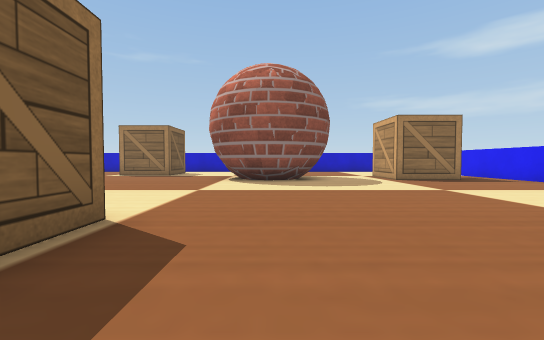
view 1 (above)

19 first-person views from a walk through a robot-simulator world made for Webots. The camera is 0.03 m above the floor, tilts 2° down and sees 90° across. The floor is counted in squares, 0.05 m on a side. Each view is taken from the middle of a square. On the plan, view 1 faces up. The plan holds only what a view shows up to about 9 squares ahead; the rest is blank. The robots in the file are not drawn. Simple shapes and patterns stand in for the simulator's stock objects.

view 2
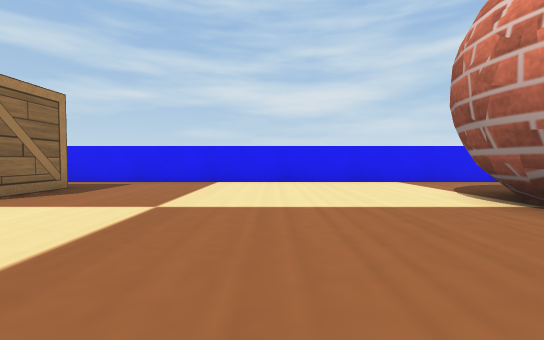

view 3
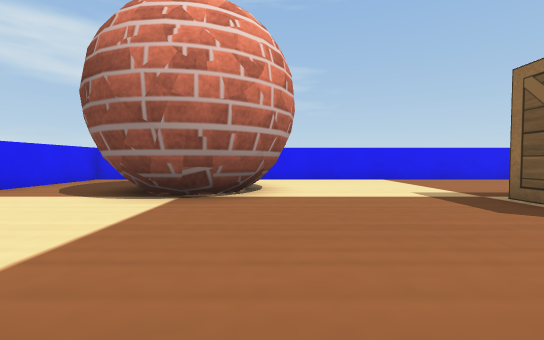

view 4
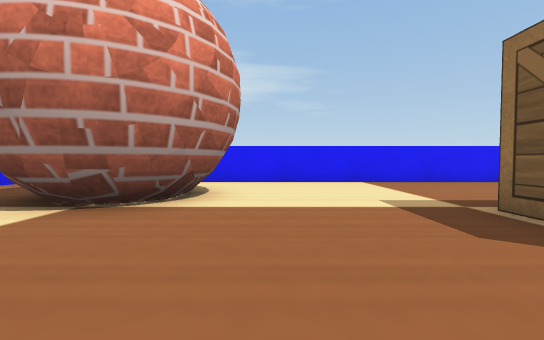

view 5
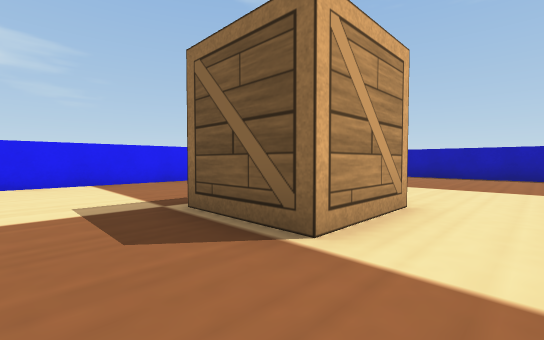

view 6
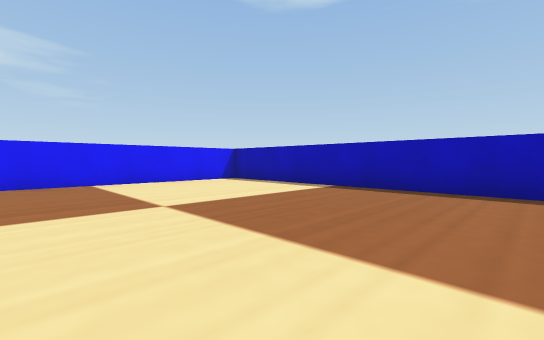

view 7
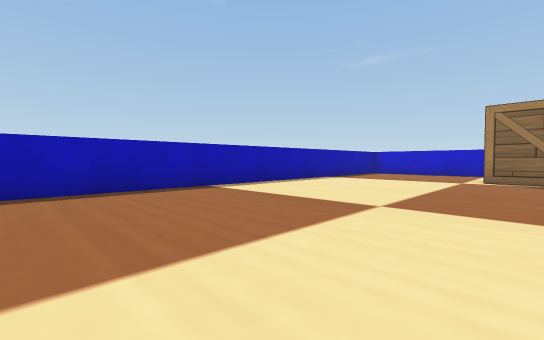

view 8
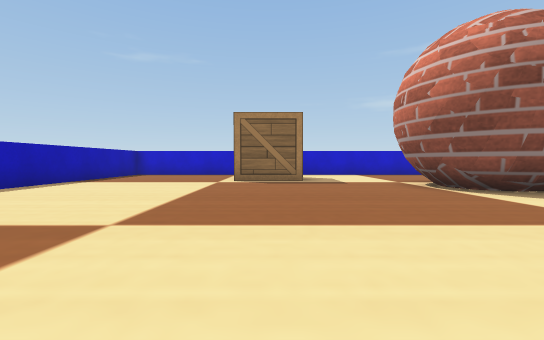

view 9
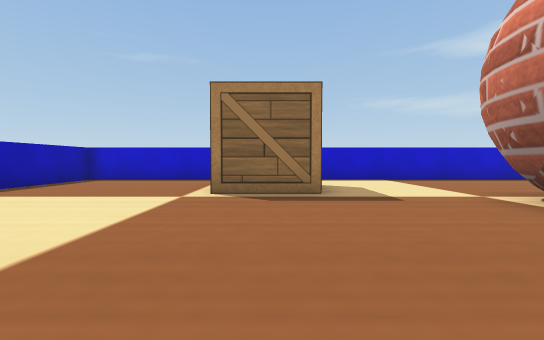

view 10
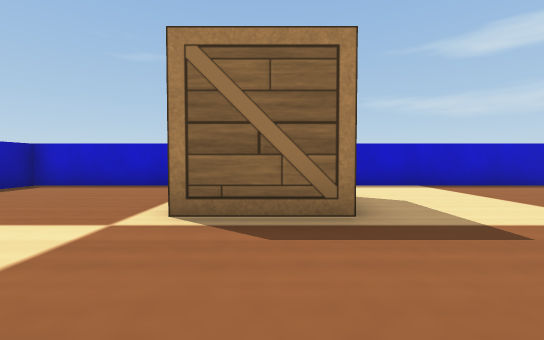

view 11
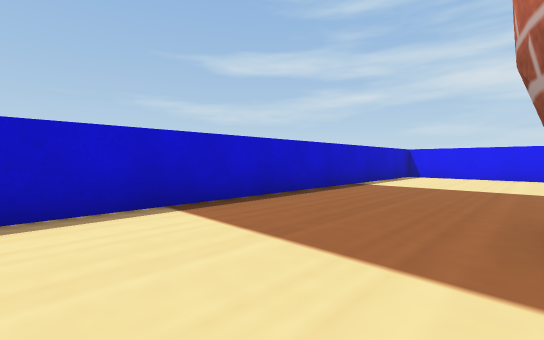

view 12
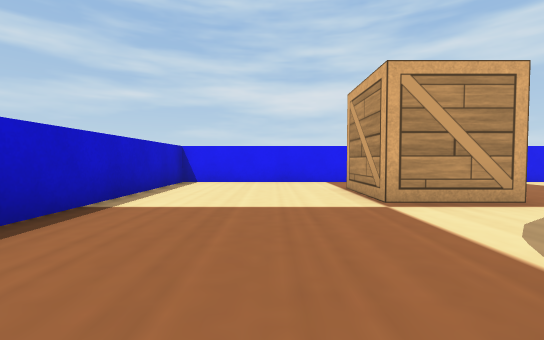

view 13
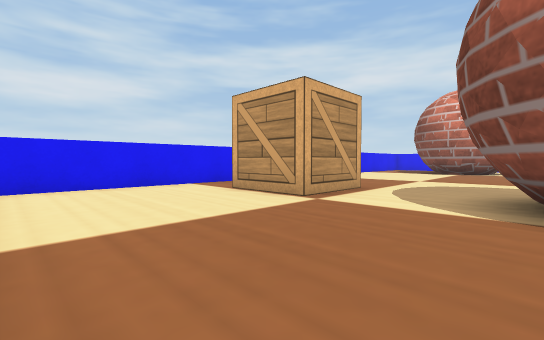

view 14
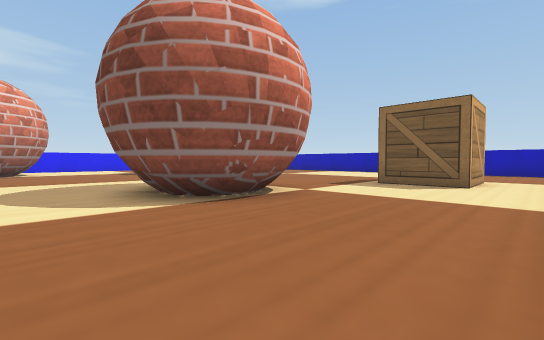

view 15
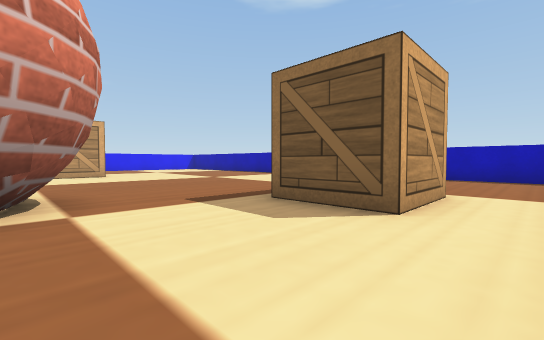

view 16
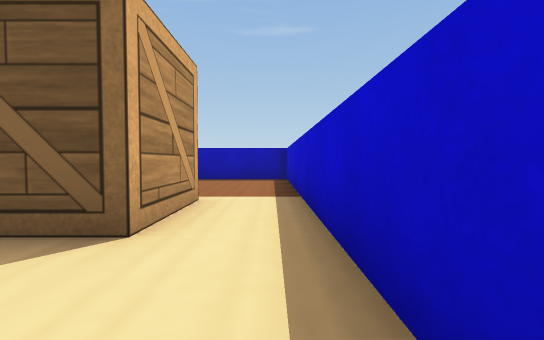

view 17
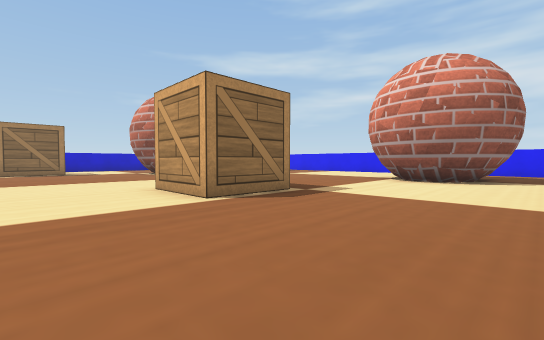

view 18
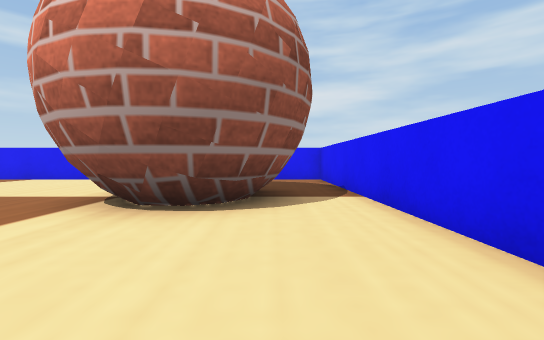

view 19
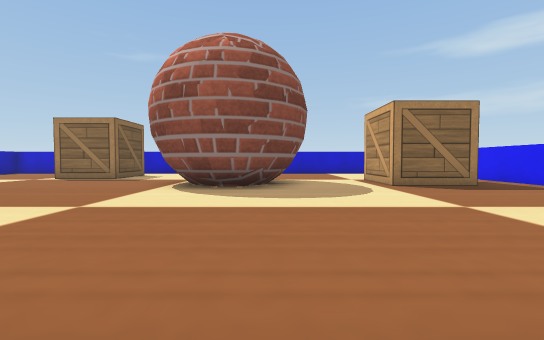

### Floor plan
Key: @ floor where view 1 was taken; # wall or solid block; . floor; B brick ball; W wooden box.
Columns run from 11 left of view 1 to 8 right of it. Each row starts with its distance up from view 1.
 15 ####################
 14 #..................#
 13 #....WWW...........#
 12 #....  W...........#
 11 #....WWW..BBB......#
 10 #........BBBB..WWW.#
  9 #........BB BB.WWW.#
  8 #.........BBB......#
  7 #..................#
  6 #..................#
  5 #..................#
  4 #..................#
  3 #.......WW.........#
  2 #......W W.........#
  1 #......WWW....BB...#
  0 #..........@.BBBB..#
 -1 #............BB  ..#
 -2 #............BBB ..#
 -3 #..................#
 -4 ####################

Where each view was taken, in squares from view 1:
view 1: 0 up, 0 right, facing up
view 2: 4 up, 0 right, facing right
view 3: 5 up, 2 right, facing down
view 4: 4 up, 1 right, facing down
view 5: 4 up, 0 right, facing down-left
view 6: 4 up, 5 left, facing down-left
view 7: 2 up, 5 left, facing up-left
view 8: 3 up, 5 left, facing up
view 9: 6 up, 5 left, facing up
view 10: 8 up, 5 left, facing up
view 11: 11 up, 3 left, facing up-right
view 12: 12 up, 0 right, facing right
view 13: 14 up, 1 right, facing down-right
view 14: 14 up, 3 right, facing down-left
view 15: 14 up, 1 left, facing down-left
view 16: 14 up, 2 left, facing left
view 17: 3 down, 6 left, facing up-right
view 18: 2 down, 1 left, facing right
view 19: 2 up, 1 right, facing up
